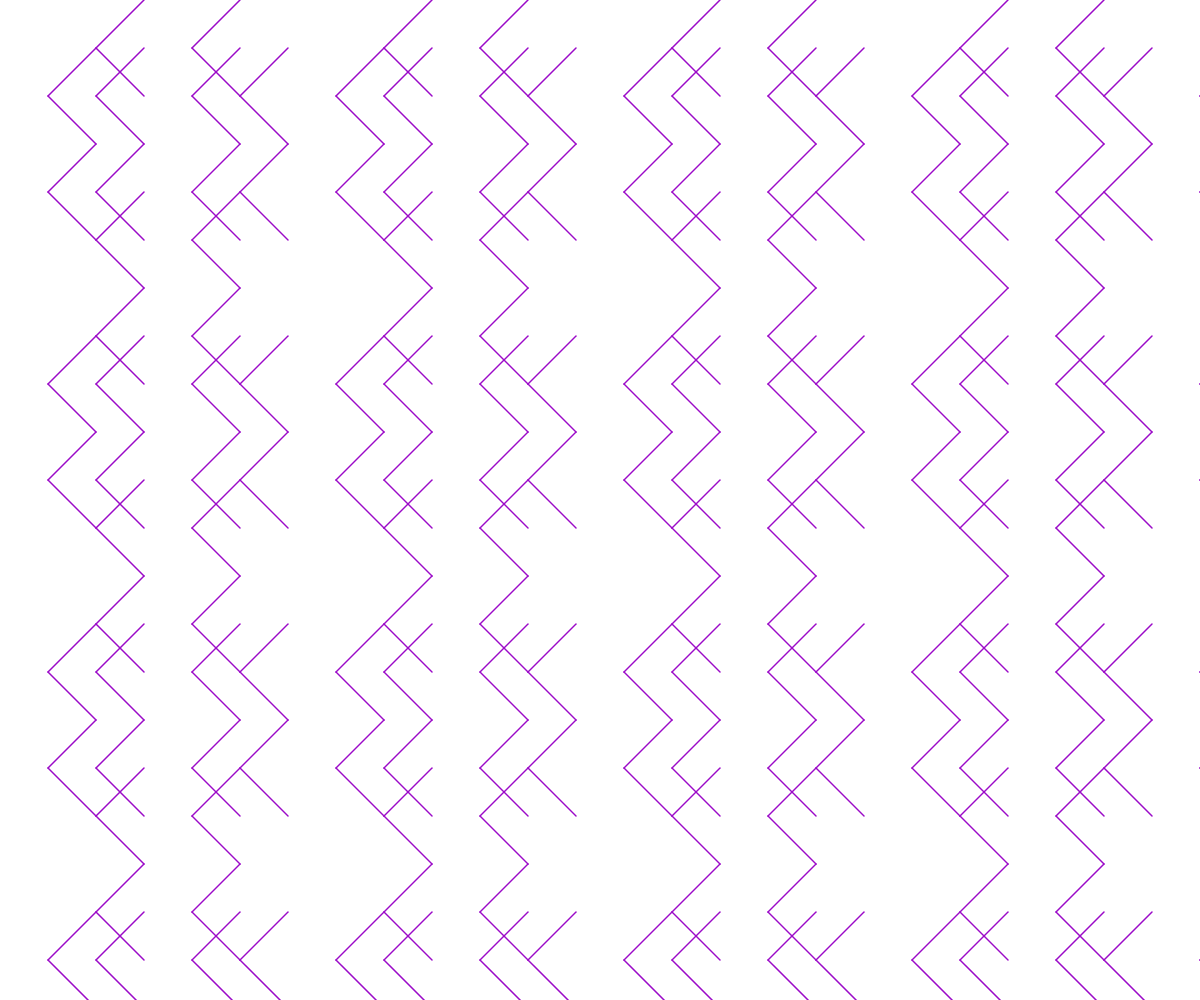
Frame 1 (no input)
Frame 60 (no input): identical to frame 1, image omitted
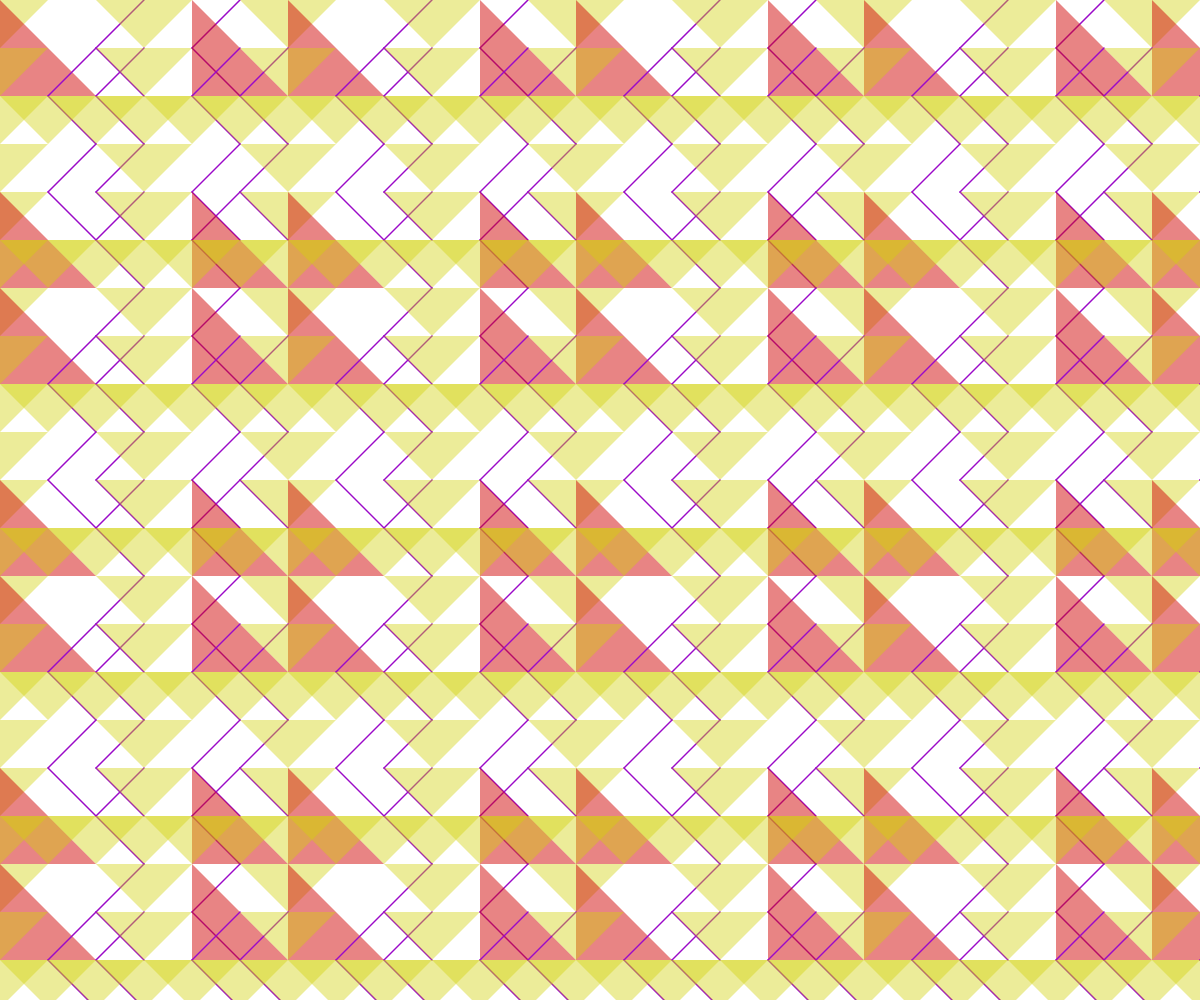
Frame 120 (the mouse pressed at the canvas centre since frame 60)

The p5.js sketch that drew these frames (run headless with seeded random() and noise() and a simulated clock; from frame 60 on, the mouse is pressed at the canvas centre):

// p5.js sketch
// ── sketch.js
// -
// pattern 3 by Fabrizio De Donatis [keyword1, keyword2]
// 2020 © Fabrizio De Donatis, Daniele @Fupete and the course DSII2020 at DESIGN.unirsm
// github.com/dsii-2020-unirsm — github.com/fupete
// Educational purposes, MIT License, 2020, San Marino

// Help:
// move the mouse to change the opacity
// —

let larg;
let altez;
let w;
let h;
let divis=25;
let cont;

function setup() {
  w= windowWidth;
  h= windowHeight;
  createCanvas(w, h);
  rectMode(CENTER);
  larg= w/divis;
  altez= w/divis;
  //frameRate(10)
}

function draw() {
  background(255);
  cont=0;
 let opaX = map(mouseX, 0, width, 0, 255)
 let opaY = map(mouseY, 0, width, 0, 255)
  for (let gridY=0; gridY<divis+1; gridY++) {
      for (let gridX=0; gridX<divis+1; gridX++) {
  
        if (gridY%3==0 || gridX%3==0 ){
          
          push()
          noStroke()
          //stroke(150,200,50)
          fill(210,210,10,opaY)
          triangle(gridX*larg, gridY*altez, (gridX*larg)+larg, (gridY*altez)-altez, (gridX*larg)-larg, (gridY*altez)-altez)
         
         // line(gridX*larg, gridY*altez, (gridX*larg)+larg, (gridY*altez)-altez)
          //line(gridX*larg, gridY*altez, (gridX*larg)+larg, (gridY*altez)-altez)
          pop()
          
        } else if (gridY%2==0 || gridX%2==0 ){
          stroke(155,10,200)
          strokeWeight(1.5);
          line(gridX*larg, gridY*altez, (gridX*larg)+larg, (gridY*altez)-altez)
          line(gridX*larg, gridY*altez, (gridX*larg)+larg, (gridY*altez)+altez)
        }
        
        else if (gridY%1==0 || gridX%1==0 ){
          push()
          noStroke()
          fill(210,10,10,opaX)
          triangle((gridX*larg)-larg, (gridY*altez)-altez, (gridX*larg)-larg, (gridY*altez)+altez, (gridX*larg)+larg, (gridY*altez)+altez)
          pop()
        }
  
  
  }
  
  
  }
  
}

function windowResized() {
  resizeCanvas(windowWidth, windowHeight);
}
